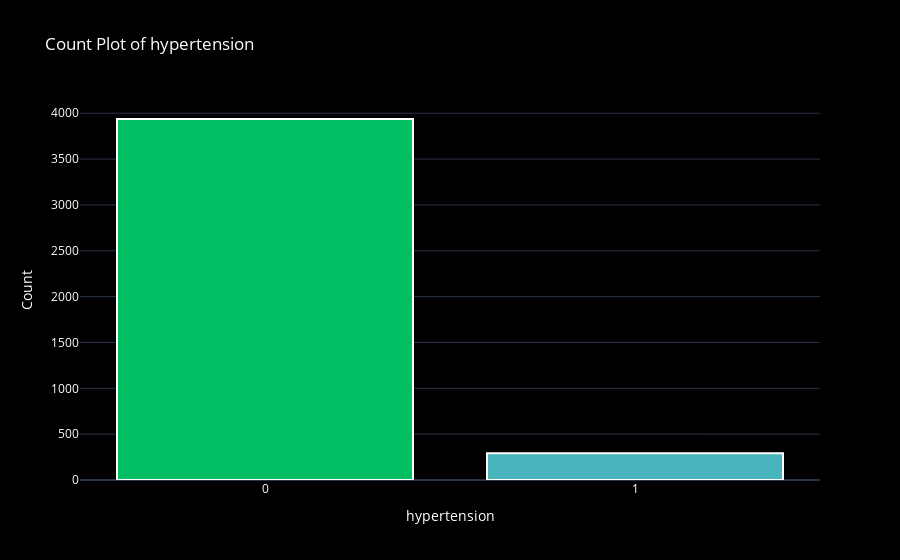
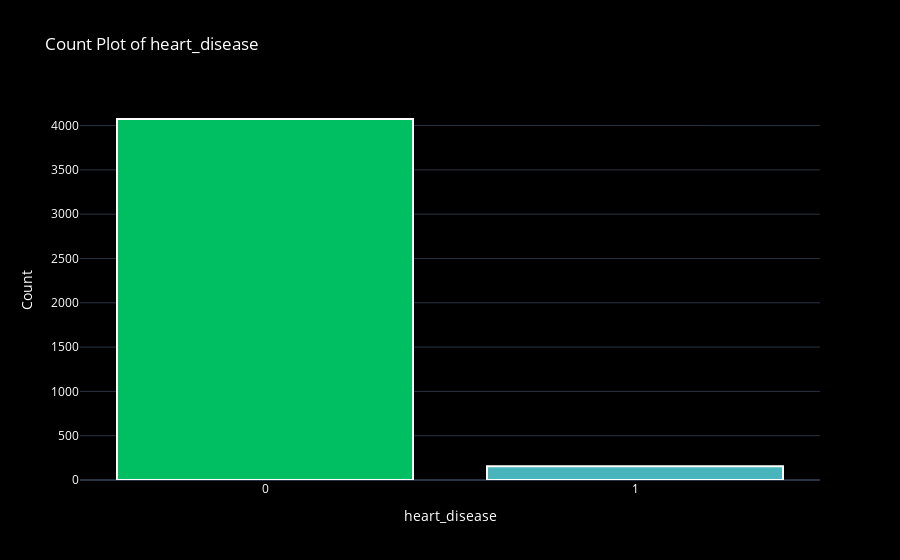
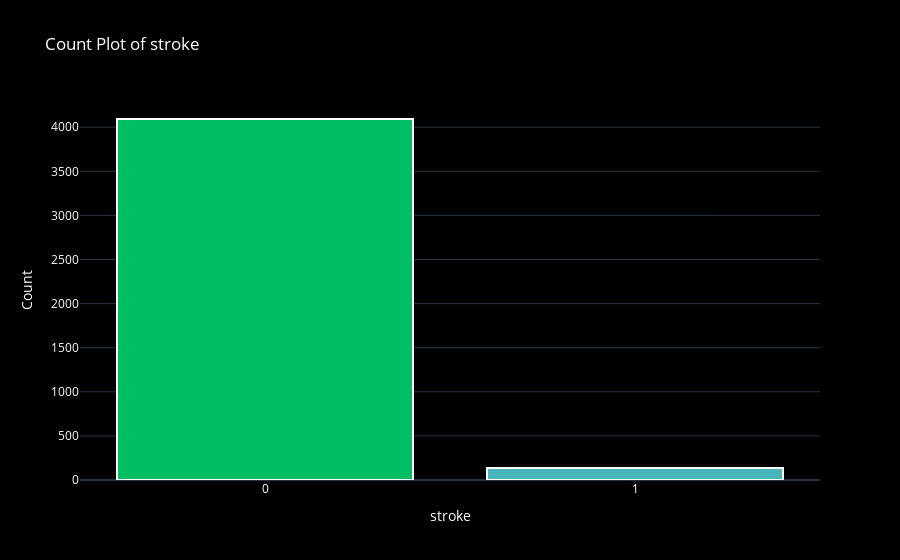

Notebook code for these charts, in order:
### Markdown cell above
#### Plotting Binary Feature Counts

- Plotted **bar charts** for binary columns: **`hypertension`**, **`heart_disease`**, and **`stroke`**.
- Custom **colors** were used (`#00bf63` for 0, `#48b4bb` for 1) to distinguish between classes clearly.
- Helps visualize the **imbalance** between positive and negative cases for each condition.
- Dark background and white borders enhance **readability** of the bars.

### Code cell
stroke_colors = {0: '#00bf63', 1: '#48b4bb'} 

# Focus only on binary columns
binary_cols = ['hypertension', 'heart_disease', 'stroke']

for col in binary_cols:
    count_df = df[col].value_counts().sort_index()  # Ensure correct order (0 first, then 1)

    # Create the figure
    fig = go.Figure()

    # Add bars for each category (0 and 1)
    for val in count_df.index:
        fig.add_trace(go.Bar(
            x=[str(val)],  # Convert to string for proper labeling
            y=[count_df[val]],
            name=f"{col} = {val}",
            marker=dict(color=stroke_colors[val], line=dict(color='white', width=2))
        ))

    # Update layout
    fig.update_layout(
        title=f"Count Plot of {col}",
        xaxis_title=col,
        yaxis_title="Count",
        template="plotly_dark",
        plot_bgcolor='black',
        paper_bgcolor='black',
        font=dict(color="white"),
        showlegend=False
    )

    fig.show()

### Figure 1 — Plotly figure (JSON) as saved in the notebook; plotly's stock layout.template omitted (floating-point values rounded to 4 significant figures)
{"data": [{"marker": {"color": "#00bf63", "line": {"color": "white", "width": 2}}, "name": "hypertension = 0", "type": "bar", "x": ["0"], "y": [3937]}, {"marker": {"color": "#48b4bb", "line": {"color": "white", "width": 2}}, "name": "hypertension = 1", "type": "bar", "x": ["1"], "y": [292]}], "layout": {"font": {"color": "white"}, "paper_bgcolor": "black", "plot_bgcolor": "black", "showlegend": false, "title": {"text": "Count Plot of hypertension"}, "xaxis": {"title": {"text": "hypertension"}}, "yaxis": {"title": {"text": "Count"}}}}

### Figure 2 — Plotly figure (JSON) as saved in the notebook; plotly's stock layout.template omitted (floating-point values rounded to 4 significant figures)
{"data": [{"marker": {"color": "#00bf63", "line": {"color": "white", "width": 2}}, "name": "heart_disease = 0", "type": "bar", "x": ["0"], "y": [4074]}, {"marker": {"color": "#48b4bb", "line": {"color": "white", "width": 2}}, "name": "heart_disease = 1", "type": "bar", "x": ["1"], "y": [155]}], "layout": {"font": {"color": "white"}, "paper_bgcolor": "black", "plot_bgcolor": "black", "showlegend": false, "title": {"text": "Count Plot of heart_disease"}, "xaxis": {"title": {"text": "heart_disease"}}, "yaxis": {"title": {"text": "Count"}}}}

### Figure 3 — Plotly figure (JSON) as saved in the notebook; plotly's stock layout.template omitted (floating-point values rounded to 4 significant figures)
{"data": [{"marker": {"color": "#00bf63", "line": {"color": "white", "width": 2}}, "name": "stroke = 0", "type": "bar", "x": ["0"], "y": [4093]}, {"marker": {"color": "#48b4bb", "line": {"color": "white", "width": 2}}, "name": "stroke = 1", "type": "bar", "x": ["1"], "y": [136]}], "layout": {"font": {"color": "white"}, "paper_bgcolor": "black", "plot_bgcolor": "black", "showlegend": false, "title": {"text": "Count Plot of stroke"}, "xaxis": {"title": {"text": "stroke"}}, "yaxis": {"title": {"text": "Count"}}}}
